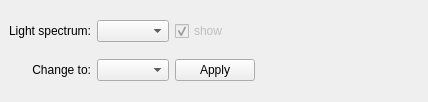
<?xml version="1.0" encoding="UTF-8"?>
<ui version="4.0">
 <class>IllumDock</class>
 <widget class="QDockWidget" name="IllumDock">
  <property name="geometry">
   <rect>
    <x>0</x>
    <y>0</y>
    <width>428</width>
    <height>102</height>
   </rect>
  </property>
  <property name="sizePolicy">
   <sizepolicy hsizetype="Fixed" vsizetype="Fixed">
    <horstretch>0</horstretch>
    <verstretch>0</verstretch>
   </sizepolicy>
  </property>
  <property name="windowTitle">
   <string>Illumination</string>
  </property>
  <widget class="QWidget" name="dockWidgetContents">
   <layout class="QGridLayout" name="gridLayout">
    <item row="1" column="3">
     <spacer name="horizontalSpacer">
      <property name="orientation">
       <enum>Qt::Horizontal</enum>
      </property>
      <property name="sizeHint" stdset="0">
       <size>
        <width>40</width>
        <height>20</height>
       </size>
      </property>
     </spacer>
    </item>
    <item row="1" column="1">
     <widget class="QComboBox" name="i2Box">
      <property name="toolTip">
       <string>illuminant to apply</string>
      </property>
     </widget>
    </item>
    <item row="1" column="2">
     <widget class="QPushButton" name="i2Button">
      <property name="toolTip">
       <string>calculate new scene illumination</string>
      </property>
      <property name="text">
       <string>Apply</string>
      </property>
     </widget>
    </item>
    <item row="0" column="0">
     <widget class="QLabel" name="i1Label">
      <property name="text">
       <string>Light spectrum:</string>
      </property>
      <property name="alignment">
       <set>Qt::AlignRight|Qt::AlignTrailing|Qt::AlignVCenter</set>
      </property>
     </widget>
    </item>
    <item row="0" column="1">
     <widget class="QComboBox" name="i1Box">
      <property name="toolTip">
       <string>current/original illuminant</string>
      </property>
     </widget>
    </item>
    <item row="0" column="2">
     <widget class="QCheckBox" name="i1Check">
      <property name="enabled">
       <bool>false</bool>
      </property>
      <property name="toolTip">
       <string>draw illuminant range</string>
      </property>
      <property name="text">
       <string>show</string>
      </property>
      <property name="checked">
       <bool>true</bool>
      </property>
     </widget>
    </item>
    <item row="1" column="0">
     <widget class="QLabel" name="i2Label">
      <property name="text">
       <string>Change to:</string>
      </property>
      <property name="alignment">
       <set>Qt::AlignRight|Qt::AlignTrailing|Qt::AlignVCenter</set>
      </property>
     </widget>
    </item>
   </layout>
  </widget>
 </widget>
 <resources/>
 <connections/>
</ui>
